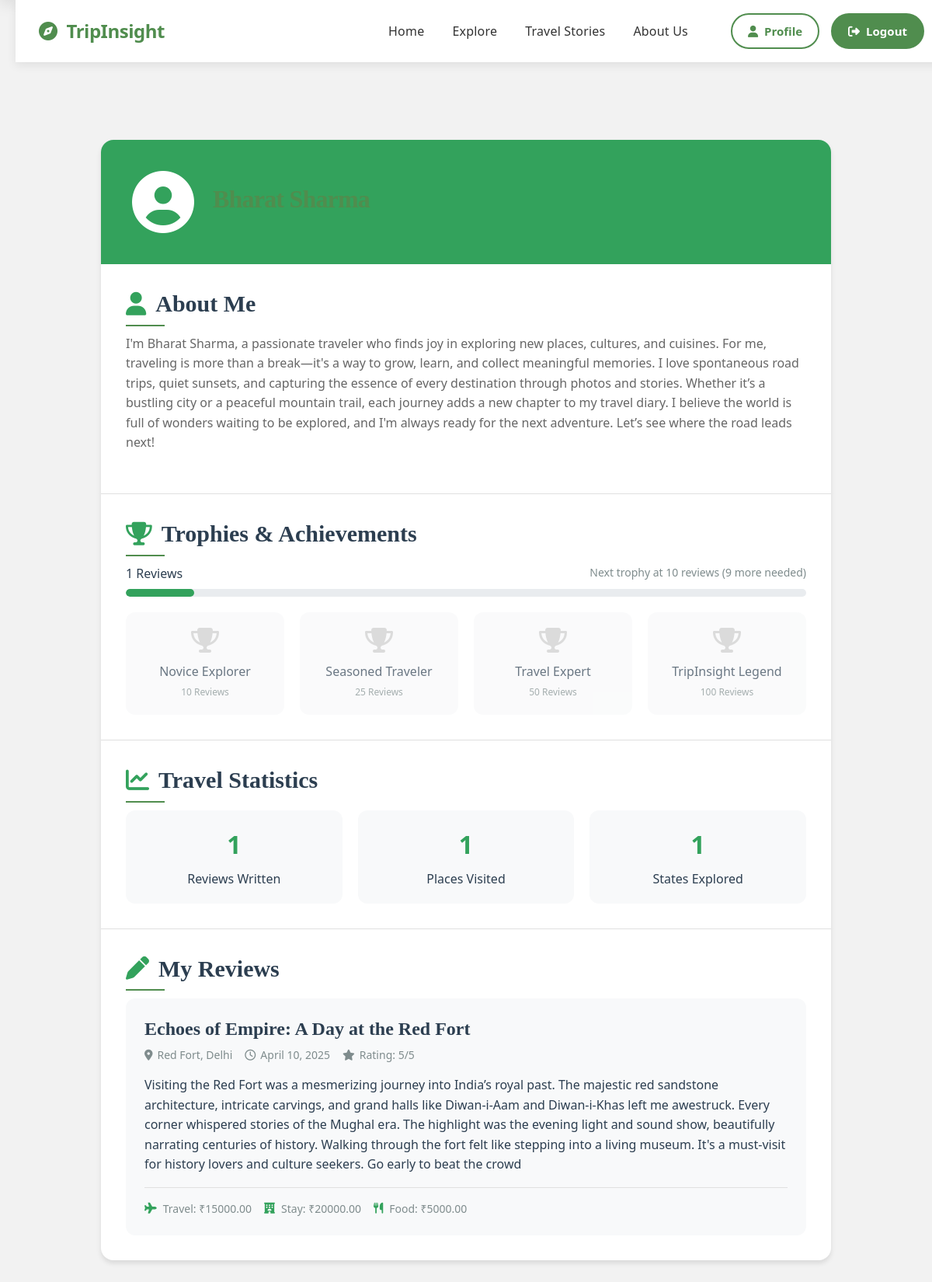
Screenshot of /profile/ (signed in) with the database file from the repository.
### app/models.py (models this page shows, shortened)
class Profile(models.Model):
    user = models.OneToOneField(User, on_delete=models.CASCADE, null=True, blank=True, related_name='profile')
    city = models.CharField(max_length=200, null=True, blank=True)
    state = models.CharField(max_length=200, null=True, blank=True)
    fav_type = models.CharField(max_length=200, null=True, blank=True)
    fav_significance = models.CharField(max_length=200, null=True, blank=True)
    description = models.TextField(null=True, blank=True)
    trophies = models.IntegerField(null=True, blank=True, default=0)
    def update_trophies(self):
        from django.db.models import Count
        if not self.user:
            return
        review_count = TripReview.objects.filter(user=self.user).count()
        if review_count >= 100:
            self.trophies = 4
        elif review_count >= 50:
            self.trophies = 3
        elif review_count >= 25:
            self.trophies = 2
        elif review_count >= 10:
            self.trophies = 1
        else:
            self.trophies = 0
        self.save()

class TripReview(models.Model):
    TRAVEL_MEDIUM_CHOICES = [
        ('flight', 'Flight'),
        ('train', 'Train'),
        ('bus', 'Bus'),
        ('car', 'Car'),
        ('ship', 'Ship'),
    ]
    user = models.ForeignKey(User, on_delete=models.CASCADE, null=True, blank=True)
    place = models.ForeignKey(PlaceMode, on_delete=models.CASCADE, null=True, blank=True)
    title = models.CharField(max_length=255, null=True, blank=True)
    description = models.TextField(null=True, blank=True)
    travel_medium = models.CharField(max_length=10, choices=TRAVEL_MEDIUM_CHOICES, null=True, blank=True)
    travel_cost = models.DecimalField(max_digits=10, decimal_places=2, null=True, blank=True)
    accommodation_cost = models.DecimalField(max_digits=10, decimal_places=2, null=True, blank=True)
    food_cost = models.DecimalField(max_digits=10, decimal_places=2, null=True, blank=True)
    created_at = models.DateTimeField(auto_now_add=True)
    no_of_people = models.IntegerField(null=True, blank=True)
    rating = models.IntegerField(null=True, blank=True)

class PlaceMode(models.Model):
    place_id = models.IntegerField(null=True, blank=True)
    Name = models.CharField(max_length=200, null=True, blank=True)
    City = models.CharField(max_length=200, blank=True, null=True)
    Zone = models.CharField(max_length=200, blank=True, null=True)
    Type = models.CharField(max_length=200, blank=True, null=True)
    State = models.CharField(max_length=200, null=True, blank=True)
    Description = models.TextField(max_length=1000, null=True, blank=True)  # Changed to TextField for better handling of long text
    Year = models.CharField(max_length=200, null=True, blank=True)
    Time_needed = models.CharField(max_length=200, null=True, blank=True)
    Google_rating = models.CharField(max_length=200, null=True, blank=True)
    Significance = models.CharField(max_length=200, null=True, blank=True)
    Best_time_to_visit = models.CharField(max_length=200, null=True, blank=True)
    Fees = models.CharField(max_length=200, null=True, blank=True)
    Image_url = models.URLField(max_length=30000, null=True, blank=True)
    map_url = models.TextField(null=True, blank=True, db_column="map_url")

### app/views.py (the view)
# urls.py: path('profile/', views.profile, name="profile"),
def profile(request):
    if not request.user.is_authenticated:
        messages.error(request, "Please login to view your profile")
        return redirect("/login")
    if not Profile.objects.filter(user=request.user).exists():
        messages.info(request, "Please complete your profile to get personalized recommendations.")
        return redirect("/create-profile")
    profile = Profile.objects.get(user=request.user)
    reviews = TripReview.objects.filter(user=request.user).order_by('-created_at')
    review_count = reviews.count()
    profile.update_trophies()
    trophy_progress = {
        'current_trophies': profile.trophies,
        'total_reviews': review_count,
        'next_milestone': 10 if review_count < 10 else 25 if review_count < 25 else 50 if review_count < 50 else 100 if review_count < 100 else None,
        'reviews_needed': 10 - review_count if review_count < 10 else 25 - review_count if review_count < 25 else 50 - review_count if review_count < 50 else 100 - review_count if review_count < 100 else 0,
        'progress_percentage': min(100, (review_count / 10) * 100) if review_count < 10 else
                              min(100, ((review_count - 10) / 15) * 100) if review_count < 25 else
                              min(100, ((review_count - 25) / 25) * 100) if review_count < 50 else
                              min(100, ((review_count - 50) / 50) * 100) if review_count < 100 else 100
    }
    reviewed_places = PlaceMode.objects.filter(id__in=reviews.values_list('place_id', flat=True)).distinct()
    visited_states = reviewed_places.values_list('State', flat=True).distinct()
    return render(request, "profilepage.html", {
        "profile": profile,
        "reviews": reviews,
        "count": review_count,
        "trophy_progress": trophy_progress,
        "reviewed_places": reviewed_places,
        "visited_states": visited_states,
        "messages": messages.get_messages(request)
    })

### templates/profilepage.html (shortened to what this page needs)
{% load custom_filters %}
<!DOCTYPE html>
<html lang="en">
  <head>
    {% load static %}
    <link rel="stylesheet" href="{% static 'css/theme.css' %}" />
    <link rel="stylesheet" href="{% static 'css/navbar.css' %}" />
    <link rel="stylesheet" href="{% static 'css/transitions.css' %}" />
    <link
      rel="stylesheet"
      href="https://cdnjs.cloudflare.com/ajax/libs/font-awesome/6.4.2/css/all.min.css"
    />
  </head>
  <body>
    {% include 'includes/navbar.html' %}
    <div class="container" style="margin-top: 100px;">
      <div class="profile-card">
        <div class="profile-header">
          <div class="profile-avatar">
            <i class="fa-solid fa-user-circle"></i>
          </div>
          <div class="profile-info">
            <h1>{{profile.user.username}}</h1>
          </div>
        </div>
        <div class="profile-section">
          <h2><i class="fa-solid fa-user"></i> About Me</h2>
          <p style="white-space: pre-wrap; line-height: 1.6; max-width: 100%; word-wrap: break-word;">{{profile.description}}</p>
        </div>
        <div class="profile-section">
          <h2><i class="fa-solid fa-trophy"></i> Trophies & Achievements</h2>
          <div class="trophy-progress">
            <div class="progress-info">
              <span class="progress-label">{{ trophy_progress.total_reviews }} Reviews</span>
              {% if trophy_progress.next_milestone %}
                <span class="progress-target">Next trophy at {{ trophy_progress.next_milestone }} reviews ({{ trophy_progress.reviews_needed }} more needed)</span>
              {% else %}
                <span class="progress-target">All trophies earned! You're a TripInsight legend!</span>
              {% endif %}
            </div>
            <div class="progress-bar-container">
              <div class="progress-bar" style="width: {{ trophy_progress.progress_percentage }}%"></div>
            </div>
          </div>
          <div class="trophies-grid">
            <div class="trophy {% if trophy_progress.current_trophies >= 1 %}earned{% else %}locked{% endif %}">
              <i class="fa-solid fa-trophy" style="color: {% if trophy_progress.current_trophies >= 1 %}#FFD700{% else %}#cccccc{% endif %};"></i>
              <span>Novice Explorer</span>
              <p>10 Reviews</p>
            </div>
            <div class="trophy {% if trophy_progress.current_trophies >= 2 %}earned{% else %}locked{% endif %}">
              <i class="fa-solid fa-trophy" style="color: {% if trophy_progress.current_trophies >= 2 %}#C0C0C0{% else %}#cccccc{% endif %};"></i>
              <span>Seasoned Traveler</span>
              <p>25 Reviews</p>
            </div>
            <div class="trophy {% if trophy_progress.current_trophies >= 3 %}earned{% else %}locked{% endif %}">
              <i class="fa-solid fa-trophy" style="color: {% if trophy_progress.current_trophies >= 3 %}#CD7F32{% else %}#cccccc{% endif %};"></i>
              <span>Travel Expert</span>
              <p>50 Reviews</p>
            </div>
            <div class="trophy {% if trophy_progress.current_trophies >= 4 %}earned{% else %}locked{% endif %}">
              <i class="fa-solid fa-trophy" style="color: {% if trophy_progress.current_trophies >= 4 %}#33a25c{% else %}#cccccc{% endif %};"></i>
              <span>TripInsight Legend</span>
              <p>100 Reviews</p>
            </div>
          </div>
        </div>
        <div class="profile-section">
          <h2><i class="fa-solid fa-chart-line"></i> Travel Statistics</h2>
          <div class="stats-grid">
            <div class="stat-card">
              <div class="stat-value">{{ count }}</div>
              <div class="stat-label">Reviews Written</div>
            </div>
            <div class="stat-card">
              <div class="stat-value">{{ reviewed_places|length }}</div>
              <div class="stat-label">Places Visited</div>
            </div>
            <div class="stat-card">
              <div class="stat-value">{{ visited_states|length }}</div>
              <div class="stat-label">States Explored</div>
            </div>
          </div>
        </div>
        <div class="profile-section">
          <h2><i class="fa-solid fa-pen"></i> My Reviews</h2>
          {% if reviews %}
          <div class="reviews-list">
            {% for review in reviews %}
            <div class="review-card">
              <div class="review-header">
                <h3>{{ review.title }}</h3>
                <div class="review-meta">
                  <span><i class="fa-solid fa-map-marker-alt"></i> {{ review.place.Name }}, {{ review.place.State }}</span>
                  <span><i class="fa-regular fa-clock"></i>
                    {% if review.created_at %}
                      {{ review.created_at|date:"F j, Y" }}
                    {% else %}
                      Recent
                    {% endif %}
                  </span>
                  {% if review.rating %}
                  <span><i class="fa-solid fa-star"></i> Rating: {{ review.rating }}/5</span>
                  {% endif %}
                </div>
              </div>
              <p style="white-space: pre-wrap; line-height: 1.6; max-width: 100%; word-wrap: break-word;">{{ review.description }}</p>
              <div class="review-stats">
                <span><i class="fa-solid fa-plane"></i> Travel: ₹{{ review.travel_cost }}</span>
                <span><i class="fa-solid fa-hotel"></i> Stay: ₹{{ review.accommodation_cost }}</span>
                <span><i class="fa-solid fa-utensils"></i> Food: ₹{{ review.food_cost }}</span>
              </div>
            </div>
            {% endfor %}
          </div>
          {% else %}
          <div class="empty-state">
            <i class="fa-solid fa-pen-to-square"></i>
            <p>You haven't written any reviews yet. Start sharing your travel experiences!</p>
            <a href="/explore" class="btn btn-primary">Explore Destinations</a>
          </div>
          {% endif %}
        </div>
      </div>
    </div>
  </body>
</html>

### templates/includes/navbar.html (shortened to what this page needs)
{% include 'includes/navbar_template.html' %}

### templates/includes/navbar_template.html (shortened to what this page needs)
<nav class="navbar">
    <div class="container">
        <a href="{% url 'index' %}" class="nav-brand">
            <i class="fas fa-compass"></i> TripInsight
        </a>
        <div class="nav-menu">
            <div class="nav-links">
                <a href="{% url 'index' %}" class="nav-link">Home</a>
                <a href="{% url 'explore' %}" class="nav-link">Explore</a>
                <a href="{% url 'stories' %}" class="nav-link">Travel Stories</a>
                <a href="{% url 'about' %}" class="nav-link">About Us</a>
            </div>
            <div class="nav-actions">
                {% if user.is_authenticated %}
                <a href="{% url 'profile' %}" class="nav-button">
                    <i class="fa-solid fa-user"></i>
                    <span>Profile</span>
                </a>
                <a href="{% url 'logout' %}" class="nav-button logout-button">
                    <i class="fa-solid fa-sign-out-alt"></i>
                    <span>Logout</span>
                </a>
                {% endif %}
            </div>
        </div>
    </div>
</nav>

### static/css/theme.css (style rules this page uses)
:root { --font-primary: 'Poppins', system-ui, sans-serif; --font-secondary: 'Playfair Display', serif; --font-weight-light: 300; --font-weight-normal: 400; --font-weight-medium: 500; --font-weight-semibold: 600; --font-weight-bold: 700; --letter-spacing-tight: -0.025em; --letter-spacing-normal: 0; --letter-spacing-wide: 0.025em; --text-xs: 0.75rem; --text-sm: 0.875rem; --text-base: 1rem; --text-lg: 1.125rem; --text-xl: 1.25rem; --text-2xl: 1.5rem; --text-3xl: 1.875rem; --text-4xl: 2.25rem; --text-5xl: 3rem; --leading-none: 1; --leading-tight: 1.25; --leading-snug: 1.375; --leading-normal: 1.5; --leading-relaxed: 1.625; --leading-loose: 2; --primary-color: #508D4E; --primary-light: #88D66C; --primary-dark: #80AF81; --secondary-color: #A2CA71; --accent-color: #88D66C; --light-accent: #A2CA71; --lightest-color: #E8F7DF; --text-color: #333333; --text-light: #666666; --text-muted: #888888; --light-gray: #F5F7F6; --medium-gray: #E5E9E7; --dark-gray: #4A4A4A; --white: #FFFFFF; --black: #000000; --success: #508D4E; --warning: #ffc107; --danger: #dc3545; --info: #80AF81; --border-radius-sm: 4px; --border-radius: 8px; --border-radius-lg: 12px; --border-radius-xl: 16px; --border-radius-full: 9999px; --card-shadow: 0 4px 12px rgba(0, 0, 0, 0.05); --hover-shadow: 0 8px 20px rgba(0, 0, 0, 0.08); --focus-shadow: 0 0 0 3px rgba(80, 141, 78, 0.2); --transition-fast: all 0.2s ease; --transition: all 0.3s ease; --transition-slow: all 0.5s ease; --container-padding: 0 30px; --section-spacing: 80px; --element-spacing: 20px; --screen-sm: 640px; --screen-md: 768px; --screen-lg: 1024px; --screen-xl: 1280px; --screen-2xl: 1536px; }
body { font-family: var(--font-primary); font-weight: var(--font-weight-normal); line-height: var(--leading-normal); color: var(--text-color); background-color: var(--light-gray); margin: 0; padding: 0; overflow-x: hidden; -webkit-font-smoothing: antialiased; -moz-osx-font-smoothing: grayscale; }
h1, h2, h3, h4, h5, h6 { font-family: var(--font-secondary); font-weight: var(--font-weight-bold); line-height: var(--leading-tight); margin: 0 0 1.25rem; color: var(--primary-color); }
h1 { font-size: var(--text-4xl); letter-spacing: var(--letter-spacing-tight); }
h2 { font-size: var(--text-3xl); position: relative; }
h2:after { content: ''; position: absolute; width: 50px; height: 2px; background: var(--primary-color); bottom: -10px; left: 0; }
h3 { font-size: var(--text-2xl); }
p { margin: 0 0 1.25rem; max-width: 70ch; line-height: var(--leading-relaxed); color: var(--text-light); }
a { color: var(--primary-color); text-decoration: none; transition: var(--transition); }
.container { width: 100%; max-width: 1400px; margin: 0 auto; padding: var(--container-padding); }
@media (max-width: 1200px) { .container { max-width: 1140px; } }

### static/css/transitions.css (style rules this page uses)
body { opacity: 1; transition: opacity 0.2s cubic-bezier(0.4, 0.0, 0.2, 1), transform 0.2s cubic-bezier(0.4, 0.0, 0.2, 1); will-change: opacity, transform; overflow-x: hidden; transform-origin: center; backface-visibility: hidden; -webkit-font-smoothing: antialiased; -moz-osx-font-smoothing: grayscale; perspective: 1000px; transform-style: preserve-3d; }
.fade-in { animation: fadeIn 0.3s cubic-bezier(0.4, 0.0, 0.2, 1); will-change: opacity, transform; backface-visibility: hidden; }
html { scroll-behavior: smooth; }
a, button, .btn, .nav-button, .card, .nav-link, .dropdown-item { transition: all 0.25s cubic-bezier(0.25, 0.46, 0.45, 0.94) !important; }
.stagger-item { opacity: 0; transform: translateY(20px); animation: staggerFadeIn 0.5s cubic-bezier(0.25, 0.46, 0.45, 0.94) forwards; will-change: opacity, transform; transition: transform 0.4s cubic-bezier(0.25, 0.46, 0.45, 0.94), opacity 0.4s cubic-bezier(0.25, 0.46, 0.45, 0.94); }
.stagger-item:nth-child(1) { animation-delay: 0.03s; }

### rows the page displays
Profile: description "I'm Bharat Sharma, a passionate traveler who finds joy in exploring new places, cultures, and cuisines. For me, traveling is more than a break—it's a way to grow, learn, and collect meaningful memories. I love spontaneous road trips, quiet sunsets, and capturing the essence of every destination through photos and stories. Whether it’s a bustling city or a peaceful mountain trail, each journey adds a new chapter to my travel diary. I believe the world is full of wonders waiting to be explored, and I'm always ready for the next adventure. Let’s see where the road leads next!"
TripReview: title "Echoes of Empire: A Day at the Red Fort", place.Name "Red Fort", place.State "Delhi", created_at "April 10, 2025", rating "5", description "Visiting the Red Fort was a mesmerizing journey into India’s royal past. The majestic red sandstone architecture, intricate carvings, and grand halls like Diwan-i-Aam and Diwan-i-Khas left me awestruck. Every corner whispered stories of the Mughal era. The highlight was the evening light and sound show, beautifully narrating centuries of history. Walking through the fort felt like stepping into a living museum. It's a must-visit for history lovers and culture seekers. Go early to beat the crowd", travel_cost "15000.00", accommodation_cost "20000.00", food_cost "5000.00"

### other values shown
{{ trophy_progress.total_reviews }} "1"
{{ trophy_progress.next_milestone }} "10"
{{ trophy_progress.reviews_needed }} "9"
{{ count }} "1"
{{ reviewed_places|length }} "1"
{{ visited_states|length }} "1"
